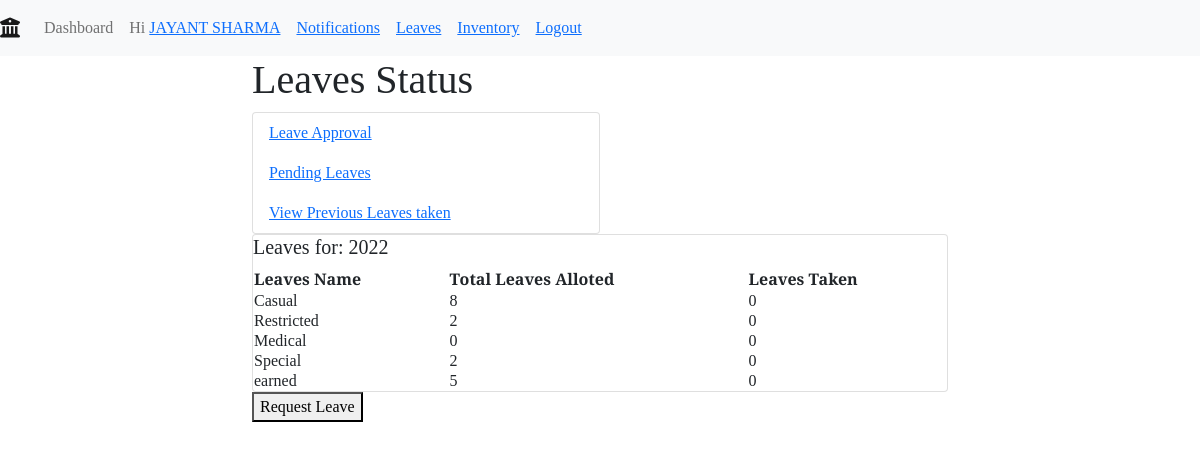
The page /profile/leaves/ (signed in) on the database its author committed.
### main/models.py (models this page shows, shortened)
class Staff(models.Model):
    user_obj = models.ForeignKey(User, on_delete=CASCADE, blank=False, null=False, default=None)
    name=models.CharField(max_length=100)
    mobile_number=models.IntegerField()
    email=models.EmailField()
    category=models.ForeignKey('Category',on_delete=CASCADE)
    designation=models.ForeignKey('Designation',on_delete=CASCADE)
    agency = models.ForeignKey('Agency',on_delete=CASCADE)
    room=models.ForeignKey('Room',blank=True,null=True,on_delete=SET_NULL,default=None)

class UserLeavesTaken(models.Model):
    staff=models.ForeignKey('Staff',on_delete=CASCADE)
    leave_taken = models.ForeignKey('TotalLeaves',on_delete=CASCADE)
    count=models.IntegerField(default=0)

class TotalLeaves(models.Model):
    LeaveName = models.CharField(max_length=100, blank=True)
    count = models.IntegerField(default=0)
    year = models.IntegerField(default=2021)

### main/views.py (the view)
# urls.py: path('profile/leaves/', views.userLeaves, name="userLeaves"),
@login_required
def userLeaves(request):
	staff = Staff.objects.get(user_obj=request.user)
	year = datetime.datetime.now().year
	leavesThisYear = TotalLeaves.objects.filter(year=year).all()
	userLeavesTaken = UserLeavesTaken.objects.filter(staff=staff)
	context = {
		"staff":staff,
		"totalLeaves" : leavesThisYear,
		"year": year,
		"userLeavesTaken":userLeavesTaken,
	}
	return render(request, "leaves/leaves.html", context)

### templates/leaves/leaves.html
{% extends 'base.html' %}
{% load static %}
{% block body %}
{% include 'navbar.html' with staff=staff %}
<div class = "wrapper">
    <div class = "leaves container">
        <h1>Leaves Status</h1>
        <div class="card w-50 flex">
            <div  class="nav-link nav_text">
                <a href="{% url 'main:approveLeaves' %}">Leave Approval</a>
            </div>
            <div  class="nav-link nav_text">
                <a href="{% url 'main:checkLeaveStatus' %}">Pending Leaves</a>
            </div>
            <div  class="nav-link nav_text">
                <a href="{% url 'main:viewprevleaves' %}">View Previous Leaves taken</a>
            </div>
        </div>
        <div class = "tables-leaves card">
            <table>
                <h5>Leaves for: {{year}}</h5>
                <thead class="thead-dark">
                    <th>Leaves Name</th>
                    <th>Total Leaves Alloted</th>
                    <th>Leaves Taken</th>
                </thead>
                <tbody>
                    {% for leave in userLeavesTaken %}
                    <tr>
                        <td>{{leave.leave_taken.LeaveName}}</td>
                        <td> {{leave.leave_taken.count}}</td>
                        <td> {{leave.count}}</td>
                    </tr>
                    {% endfor %}
                </tbody>
            </table>
        </div>
        <div class = "request-leave-button">
            <a href="{% url 'main:requestleave' %}"><button class="leave-submitButton" type="submit">Request Leave </button></a>
        </div>
    </div>
</div>
{% endblock body %}

### templates/navbar.html (shortened to what this page needs)
{% extends "base.html" %}
{% block body %}
<nav class="navbar navbar-expand-lg navbar-light bg-light">
    <a class="navbar-brand" href="{% url 'main:home' %}"><i class="fas fa-university"></i></a>
    <div class="collapse navbar-collapse" id="navbarNav">
      <ul class="navbar-nav">
        <li class="nav-item">
          <a class="nav-link nav_text" href="{% url 'main:home' %}">Dashboard</a>
        </li>
        {% if user.is_authenticated %}
          <li class="nav-link nav_text">
            Hi <a href="{% url 'main:userProfileDetails' %}"> {{ staff.name }} </a>
          </li>
          <li class="nav-link nav_text">
            <a href="{% url 'main:notification' %}"> Notifications</a>
          </li>
          <li class="nav-link nav_text">
            <a href="{% url 'main:userLeaves' %}">Leaves</a>
          </li>
          <li class="nav-link nav_text">
            <a href="{% url 'main:viewinventory' %}">Inventory</a>
          </li>
          <li class="nav-link nav_text"><a href="{% url 'main:logout_request' id=staff.id%}">Logout</a></li>
        {% else %}
          <li class="nav-link nav_text"><a href="{% url 'main:login' %}">Login</a></li>
        {% endif %}
      </ul>
    </div>
</nav>
  {% endblock %}

### static/css/style.css (style rules this page uses)
html, body { font-family: 'Bitter', serif; }
:root { --green-main-1: #6ECBC1; --green-main-2: #6CCCC1; --green-main-3: #75D1C1; --green-main-4: #9CDDD1; --green-main-5: #C7EBE5; --darkgreen-main-1: #1A6659; --darkgreen-main-2: #409583; --blue-button-main: #03658C; --green-button-main: #48C0A5; --tomato-main: #f05e57; --purple-main-1: #57428D; --purple-main-2: #5E497E; }
@media (min-width: 1024px) { .container { width: 60%; } }

### rows shown on the page
Staff: name "JAYANT SHARMA"
UserLeavesTaken: leave_taken.LeaveName "Casual", leave_taken.count "8", count "0"
UserLeavesTaken: leave_taken.LeaveName "Restricted", leave_taken.count "2", count "0"
UserLeavesTaken: leave_taken.LeaveName "Medical", leave_taken.count "0", count "0"
UserLeavesTaken: leave_taken.LeaveName "Special", leave_taken.count "2", count "0"
UserLeavesTaken: leave_taken.LeaveName "earned", leave_taken.count "5", count "0"
